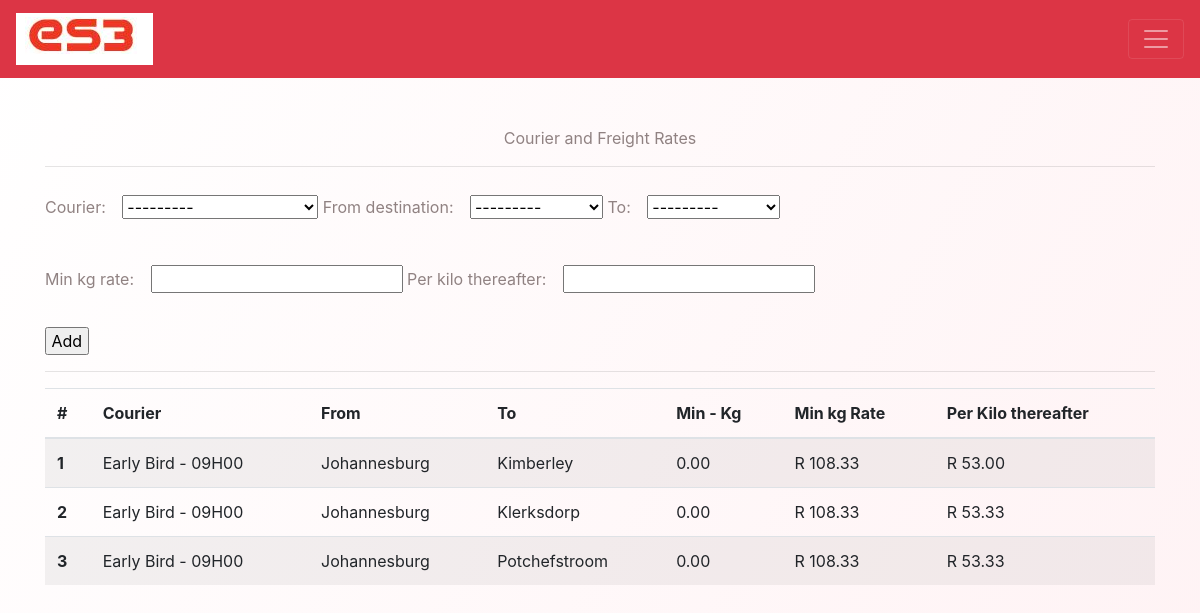
The page /rate-card/add/ on the database as committed earlier.
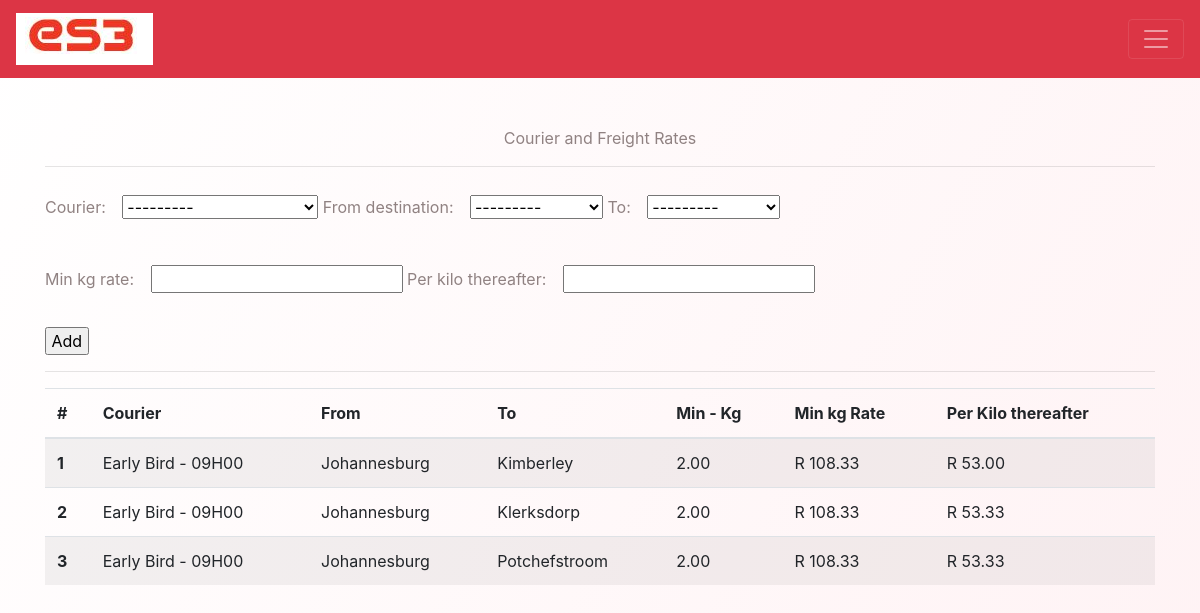
The same page on the database as committed later.
### LogisticForOrder/models.py (models this page shows, shortened)
class Rate(models.Model):
    courier = models.ForeignKey(CourierAgency, on_delete=models.CASCADE)
    from_destination = models.ForeignKey(
        Destination, on_delete=models.CASCADE, related_name="From")
    to = models.ForeignKey(
        Destination, on_delete=models.CASCADE, related_name="To")
    min_kg_rate = models.DecimalField(max_digits=5, decimal_places=2)
    per_kilo_thereafter = models.DecimalField(max_digits=5,
                                              decimal_places=2)
    created_on = models.DateTimeField(auto_now_add=True)
    update_on = models.DateTimeField(auto_now=True)
    class Meta:
        ordering = ['created_on']
        db_table = "rate_card"

class CourierAgency(models.Model):
    name = models.CharField(max_length=255)
    slug = models.SlugField(unique=True, max_length=255)
    description = models.TextField()
    created_on = models.DateTimeField(auto_now_add=True)
    update_on = models.DateTimeField(auto_now_add=True)
    min_kg = models.DecimalField(max_digits=5, decimal_places=2, default=0)
    def __str__(self):
        return self.name
    class Meta:
        ordering = ['created_on']
        db_table = "courier_agenecy"
        verbose_name_plural = "courier Agenecies"

class Destination(models.Model):
    name = models.CharField(max_length=255)
    slug = models.SlugField(unique=True, max_length=255)
    description = models.TextField()
    created_on = models.DateTimeField(auto_now_add=True)
    update_on = models.DateTimeField(auto_now_add=True)
    def __str__(self):
        return self.name
    class Meta:
        ordering = ['created_on']
        db_table = "destnation"

### LogisticForOrder/views.py (the view, shortened to what this page needs)
# urls.py: path('rate-card/add/', CreateRateCard.as_view(), name='create-rate-card'),
class CreateRateCard(FormView):
    form_class = RateCardCreateForm
    success_url = reverse_lazy('create-rate-card')
    template_name = 'LogisticForOrder/add_rate_card.html'
    model = Rate
    initial = {}
    def get_context_data(self, **kwargs):
        context = super().get_context_data(**kwargs)
        context['records'] = Rate.objects.all().order_by('courier', 'from_destination')
        return context

### LogisticForOrder/form.py
class RateCardCreateForm(forms.ModelForm):
    class Meta:
        model = Rate
        fields = '__all__'

### LogisticForOrder/templates/LogisticForOrder/add_rate_card.html (shortened to what this page needs)
{% extends "LogisticForOrder/base.html" %}
{% load static %}
{% block content %}
<div class="container">
<span class="mt-5" style="display: flex;color:#908282;justify-content: center;
    align-items: center;">Courier and Freight Rates</span>
<hr>
    <form method="POST">
        <div class="form-group">
        {{ form.courier.label_tag }}
        {{ form.courier }}
        {{ form.from_destination.label_tag }}
        {{ form.from_destination| safe}}
        {{ form.to.label_tag }}
        {{ form.to }}
        </div>
        <div class="form-group">
        {{ form.min_kg_rate.label_tag }}
        {{ form.min_kg_rate }}
        {{ form.per_kilo_thereafter.label_tag }}
        {{ form.per_kilo_thereafter }}
        </div>
        <input type="submit" value=" Add ">
    </form>
    <hr>
    <table class="table table-striped">
        <thead>
          <tr>
            <th scope="col">#</th>
            <th scope="col">Courier</th>
            <th scope="col">From</th>
            <th scope="col">To</th>
            <th scope="col">Min - Kg</th>
            <th scope="col">Min kg Rate</th>
            <th scope="col">Per Kilo thereafter</th>
          </tr>
        </thead>
        <tbody>
        {% for d in records %}
          <tr>
            <th scope="row"> {{ forloop.counter }}</th>
            <td>{{d.courier}}</td>
            <td>{{d.from_destination}}</td>
            <td>{{d.to}}</td>
            <td>{{d.courier.min_kg}}</td>
            <td>R {{d.min_kg_rate}}</td>
            <td>R {{d.per_kilo_thereafter}}</td>
          </tr>
        {% endfor %}
        </tbody>
      </table>
</div>
{% endblock %}
{% block CSS_Link %}
 <link rel="stylesheet" href="{% static 'LogisticForOrder/add_rate_card.css' %}">
{% endblock %}

Rows that differ between the two databases and show on the page:
changed through a linked row, Rate "Kimberley": courier.min_kg "0.00" → "2.00"
changed through a linked row, Rate "Klerksdorp": courier.min_kg "0.00" → "2.00"
changed through a linked row, Rate "Potchefstroom": courier.min_kg "0.00" → "2.00"
